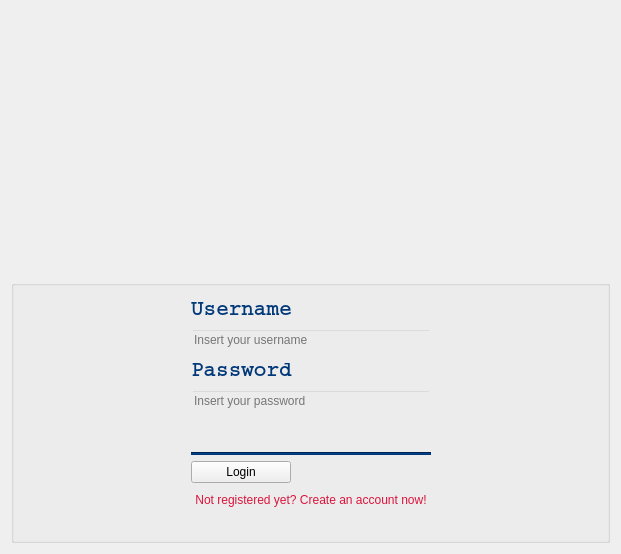
<?xml version="1.0" encoding="UTF-8"?>
<ui version="4.0">
 <class>LoginWindow</class>
 <widget class="QWidget" name="LoginWindow">
  <property name="geometry">
   <rect>
    <x>0</x>
    <y>0</y>
    <width>621</width>
    <height>554</height>
   </rect>
  </property>
  <property name="windowTitle">
   <string>Dialog</string>
  </property>
  <layout class="QGridLayout" name="gridLayout_2">
   <item row="0" column="0">
    <widget class="QLabel" name="logo">
     <property name="styleSheet">
      <string notr="true">background-image: url(./logo.png);
background-repeat:none;
background-position:center;</string>
     </property>
     <property name="text">
      <string/>
     </property>
     <property name="scaledContents">
      <bool>true</bool>
     </property>
     <property name="alignment">
      <set>Qt::AlignCenter</set>
     </property>
    </widget>
   </item>
   <item row="2" column="0">
    <widget class="QGroupBox" name="groupBox">
     <property name="enabled">
      <bool>true</bool>
     </property>
     <property name="sizePolicy">
      <sizepolicy hsizetype="Preferred" vsizetype="Preferred">
       <horstretch>0</horstretch>
       <verstretch>0</verstretch>
      </sizepolicy>
     </property>
     <property name="title">
      <string/>
     </property>
     <layout class="QGridLayout" name="gridLayout">
      <item row="3" column="1" rowspan="2">
       <layout class="QVBoxLayout" name="verticalLayout">
        <property name="bottomMargin">
         <number>20</number>
        </property>
        <item>
         <widget class="QLabel" name="label">
          <property name="sizePolicy">
           <sizepolicy hsizetype="Preferred" vsizetype="Preferred">
            <horstretch>0</horstretch>
            <verstretch>0</verstretch>
           </sizepolicy>
          </property>
          <property name="font">
           <font>
            <family>Courier</family>
            <pointsize>16</pointsize>
            <weight>75</weight>
            <bold>true</bold>
           </font>
          </property>
          <property name="styleSheet">
           <string notr="true">background-color:transparent;
color:#003879;</string>
          </property>
          <property name="text">
           <string>Username</string>
          </property>
         </widget>
        </item>
        <item>
         <widget class="QLineEdit" name="lineEdit_username">
          <property name="styleSheet">
           <string notr="true">background-color:transparent;</string>
          </property>
          <property name="text">
           <string/>
          </property>
          <property name="placeholderText">
           <string>Insert your username</string>
          </property>
         </widget>
        </item>
        <item>
         <widget class="QLabel" name="label_2">
          <property name="font">
           <font>
            <family>Courier</family>
            <pointsize>16</pointsize>
            <weight>75</weight>
            <bold>true</bold>
           </font>
          </property>
          <property name="styleSheet">
           <string notr="true">background-color:transparent;
color:#003879;</string>
          </property>
          <property name="text">
           <string>Password</string>
          </property>
          <property name="margin">
           <number>0</number>
          </property>
         </widget>
        </item>
        <item>
         <widget class="QLineEdit" name="lineEdit_password">
          <property name="enabled">
           <bool>true</bool>
          </property>
          <property name="styleSheet">
           <string notr="true">background-color:transparent;</string>
          </property>
          <property name="text">
           <string/>
          </property>
          <property name="echoMode">
           <enum>QLineEdit::Password</enum>
          </property>
          <property name="placeholderText">
           <string>Insert your password</string>
          </property>
         </widget>
        </item>
        <item>
         <widget class="QLabel" name="label_3">
          <property name="text">
           <string/>
          </property>
         </widget>
        </item>
        <item>
         <widget class="Line" name="line">
          <property name="styleSheet">
           <string notr="true">background-color:#003879;</string>
          </property>
          <property name="orientation">
           <enum>Qt::Horizontal</enum>
          </property>
         </widget>
        </item>
        <item>
         <widget class="QPushButton" name="pushButton_login">
          <property name="maximumSize">
           <size>
            <width>100</width>
            <height>16777215</height>
           </size>
          </property>
          <property name="cursor">
           <cursorShape>PointingHandCursor</cursorShape>
          </property>
          <property name="styleSheet">
           <string notr="true"/>
          </property>
          <property name="text">
           <string>Login</string>
          </property>
         </widget>
        </item>
        <item>
         <widget class="QPushButton" name="pushButton_register">
          <property name="cursor">
           <cursorShape>PointingHandCursor</cursorShape>
          </property>
          <property name="styleSheet">
           <string notr="true">color:crimson;</string>
          </property>
          <property name="text">
           <string>Not registered yet? Create an account now!</string>
          </property>
          <property name="autoDefault">
           <bool>false</bool>
          </property>
          <property name="default">
           <bool>false</bool>
          </property>
          <property name="flat">
           <bool>true</bool>
          </property>
         </widget>
        </item>
       </layout>
      </item>
      <item row="3" column="0">
       <spacer name="horizontalSpacer">
        <property name="orientation">
         <enum>Qt::Horizontal</enum>
        </property>
        <property name="sizeHint" stdset="0">
         <size>
          <width>20</width>
          <height>20</height>
         </size>
        </property>
       </spacer>
      </item>
      <item row="3" column="2">
       <spacer name="horizontalSpacer_2">
        <property name="orientation">
         <enum>Qt::Horizontal</enum>
        </property>
        <property name="sizeHint" stdset="0">
         <size>
          <width>40</width>
          <height>20</height>
         </size>
        </property>
       </spacer>
      </item>
     </layout>
    </widget>
   </item>
  </layout>
 </widget>
 <resources/>
 <connections/>
</ui>
